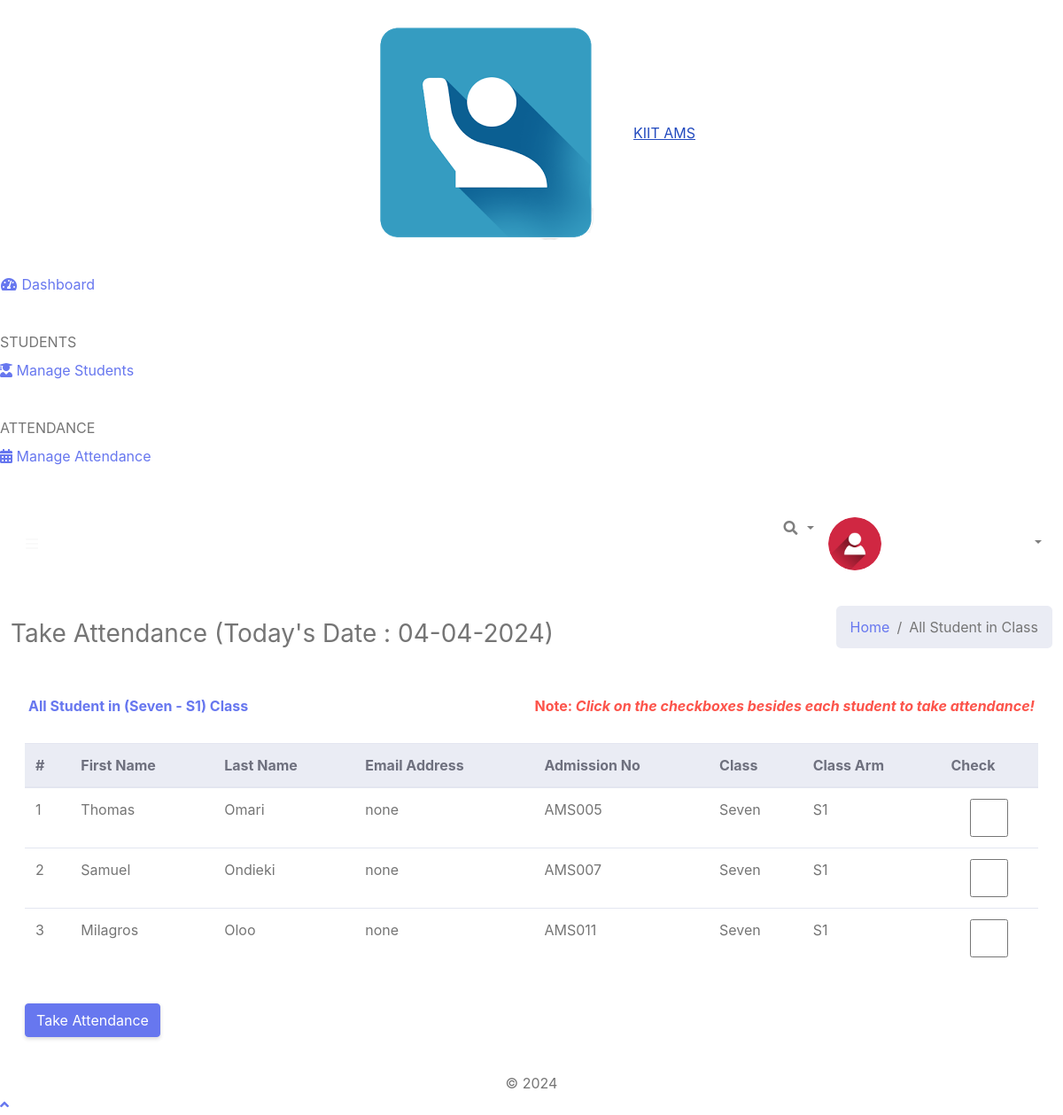
Page /ClassTeacher/takeAttendance.php (signed in) on the committed database.
### tables this page shows
CREATE TABLE `tblclassarms` (
  `Id` int(10) NOT NULL,
  `classId` varchar(10) NOT NULL,
  `classArmName` varchar(255) NOT NULL,
  `isAssigned` varchar(10) NOT NULL
);

CREATE TABLE `tblclass` (
  `Id` int(10) NOT NULL,
  `className` varchar(255) NOT NULL
);

CREATE TABLE `tblstudents` (
  `Id` int(10) NOT NULL,
  `firstName` varchar(255) NOT NULL,
  `lastName` varchar(255) NOT NULL,
  `otherName` varchar(255) NOT NULL,
  `admissionNumber` varchar(255) NOT NULL,
  `password` varchar(50) NOT NULL,
  `classId` varchar(10) NOT NULL,
  `classArmId` varchar(10) NOT NULL,
  `dateCreated` varchar(50) NOT NULL
);

### ClassTeacher/takeAttendance.php (the view, shortened to what this page needs)
<?php
include '../Includes/dbcon.php';
    $query = "SELECT tblclass.className,tblclassarms.classArmName
    FROM tblclassteacher
    INNER JOIN tblclass ON tblclass.Id = tblclassteacher.classId
    INNER JOIN tblclassarms ON tblclassarms.Id = tblclassteacher.classArmId
    Where tblclassteacher.Id = '$_SESSION[userId]'";
    $rs = $conn->query($query);
    $rrw = $rs->fetch_assoc();
?>
<!DOCTYPE html>
<html lang="en">
<head>
  <link href="../vendor/fontawesome-free/css/all.min.css" rel="stylesheet" type="text/css">
  <link href="../vendor/bootstrap/css/bootstrap.min.css" rel="stylesheet" type="text/css">
  <link href="css/ruang-admin.min.css" rel="stylesheet">
</head>
<body id="page-top">
  <div id="wrapper">
      <?php include "Includes/sidebar.php";?>
    <div id="content-wrapper" class="d-flex flex-column">
      <div id="content">
       <?php include "Includes/topbar.php";?>
        <div class="container-fluid" id="container-wrapper">
          <div class="d-sm-flex align-items-center justify-content-between mb-4">
            <h1 class="h3 mb-0 text-gray-800">Take Attendance (Today's Date : <?php echo $todaysDate = date("m-d-Y");?>)</h1>
            <ol class="breadcrumb">
              <li class="breadcrumb-item"><a href="./">Home</a></li>
              <li class="breadcrumb-item active" aria-current="page">All Student in Class</li>
            </ol>
          </div>
          <div class="row">
            <div class="col-lg-12">
        <form method="post">
            <div class="row">
              <div class="col-lg-12">
              <div class="card mb-4">
                <div class="card-header py-3 d-flex flex-row align-items-center justify-content-between">
                  <h6 class="m-0 font-weight-bold text-primary">All Student in (<?php echo $rrw['className'].' - '.$rrw['classArmName'];?>) Class</h6>
                  <h6 class="m-0 font-weight-bold text-danger">Note: <i>Click on the checkboxes besides each student to take attendance!</i></h6>
                </div>
                <div class="table-responsive p-3">
                  <table class="table align-items-center table-flush table-hover">
                    <thead class="thead-light">
                      <tr>
                        <th>#</th>
                        <th>First Name</th>
                        <th>Last Name</th>
                        <th>Email Address</th>
                        <th>Admission No</th>
                        <th>Class</th>
                        <th>Class Arm</th>
                        <th>Check</th>
                      </tr>
                    </thead>
                    <tbody>
                  <?php
                      $query = "SELECT tblstudents.Id,tblstudents.admissionNumber,tblclass.className,tblclass.Id As classId,tblclassarms.classArmName,tblclassarms.Id AS classArmId,tblstudents.firstName,
                      tblstudents.lastName,tblstudents.otherName,tblstudents.admissionNumber,tblstudents.dateCreated
                      FROM tblstudents
                      INNER JOIN tblclass ON tblclass.Id = tblstudents.classId
                      INNER JOIN tblclassarms ON tblclassarms.Id = tblstudents.classArmId
                      where tblstudents.classId = '$_SESSION[classId]' and tblstudents.classArmId = '$_SESSION[classArmId]'";
                      $rs = $conn->query($query);
                      $num = $rs->num_rows;
                      $sn=0;
                      if($num > 0)
                      {
                        while ($rows = $rs->fetch_assoc())
                          {
                             $sn = $sn + 1;
                            echo"
                              <tr>
                                <td>".$sn."</td>
                                <td>".$rows['firstName']."</td>
                                <td>".$rows['lastName']."</td>
                                <td>".$rows['otherName']."</td>
                                <td>".$rows['admissionNumber']."</td>
                                <td>".$rows['className']."</td>
                                <td>".$rows['classArmName']."</td>
                                <td><input name='check[]' type='checkbox' value=".$rows['admissionNumber']." class='form-control'></td>
                              </tr>";
                          }
                      }
                      else
                      {
                           echo
                           "<div class='alert alert-danger' role='alert'>
                            No Record Found!
                            </div>";
                      }
                      ?>
                    </tbody>
                  </table>
                  <br>
                  <button type="submit" name="save" class="btn btn-primary">Take Attendance</button>
                  </form>
                </div>
              </div>
            </div>
            </div>
          </div>
        </div>
       <?php include "Includes/footer.php";?>
  <a class="scroll-to-top rounded" href="#page-top">
    <i class="fas fa-angle-up"></i>
  </a>
</body>
</html>

### ClassTeacher/Includes/sidebar.php (shortened to what this page needs)
<ul class="navbar-nav sidebar sidebar-light accordion" id="accordionSidebar">
     <a class="sidebar-brand d-flex align-items-center bg-gradient-primary justify-content-center" href="index.php">
       <div class="sidebar-brand-icon" >
         <img src="img/logo/attnlg.jpg">
       </div>
       <div class="sidebar-brand-text mx-3"> KIIT AMS</div>
     </a>
     <li class="nav-item active">
       <a class="nav-link" href="index.php">
         <i class="fas fa-fw fa-tachometer-alt"></i>
         <span>Dashboard</span></a>
     </li>
     <div class="sidebar-heading">
       Students
     </div>
      <li class="nav-item">
       <a class="nav-link collapsed" href="#" data-toggle="collapse" data-target="#collapseBootstrap2"
         aria-expanded="true" aria-controls="collapseBootstrap2">
         <i class="fas fa-user-graduate"></i>
         <span>Manage Students</span>
       </a>
     </li>
     <div class="sidebar-heading">
     Attendance
     </div>
      <li class="nav-item">
       <a class="nav-link collapsed" href="#" data-toggle="collapse" data-target="#collapseBootstrapcon"
         aria-expanded="true" aria-controls="collapseBootstrapcon">
         <i class="fa fa-calendar-alt"></i>
         <span>Manage Attendance</span>
       </a>
     </li>
   </ul>

### ClassTeacher/Includes/topbar.php (shortened to what this page needs)
<?php
  $query = "SELECT * FROM tblclassteacher WHERE Id = ".$_SESSION['userId']."";
  $rs = $conn->query($query);
  $rows = $rs->fetch_assoc();
  $fullName = $rows['firstName']." ".$rows['lastName'];;
?>
<nav class="navbar navbar-expand navbar-light bg-gradient-primary topbar mb-4 static-top">
          <button id="sidebarToggleTop" class="btn btn-link rounded-circle mr-3">
            <i class="fa fa-bars"></i>
          </button>
          <ul class="navbar-nav ml-auto">
            <li class="nav-item dropdown no-arrow">
              <a class="nav-link dropdown-toggle" href="#" id="searchDropdown" role="button" data-toggle="dropdown"
                aria-haspopup="true" aria-expanded="false">
                <i class="fas fa-search fa-fw"></i>
              </a>
            </li>
            <li class="nav-item dropdown no-arrow">
              <a class="nav-link dropdown-toggle" href="#" id="userDropdown" role="button" data-toggle="dropdown"
                aria-haspopup="true" aria-expanded="false">
                <img class="img-profile rounded-circle" src="img/user-icn.png" style="max-width: 60px">
                <span class="ml-2 d-none d-lg-inline text-white small"><b>Welcome <?php echo $fullName;?></b></span>
              </a>
            </li>
          </ul>
        </nav>

### ClassTeacher/Includes/footer.php
<footer class="sticky-footer bg-white">
        <div class="container my-auto">
          <div class="copyright text-center my-auto">
            <span> &copy; <script> document.write(new Date().getFullYear()); </script>
            </span>
          </div>
        </div>
      </footer>

### rows in the picture
tblclassarms: classId.className "Seven", classArmName "S1"
tblstudents: firstName "Thomas", lastName "Omari", otherName "none", admissionNumber "AMS005", classId.className "Seven", classArmId.classArmName "S1"
tblstudents: firstName "Samuel", lastName "Ondieki", otherName "none", admissionNumber "AMS007", classId.className "Seven", classArmId.classArmName "S1"
tblstudents: firstName "Milagros", lastName "Oloo", otherName "none", admissionNumber "AMS011", classId.className "Seven", classArmId.classArmName "S1"
